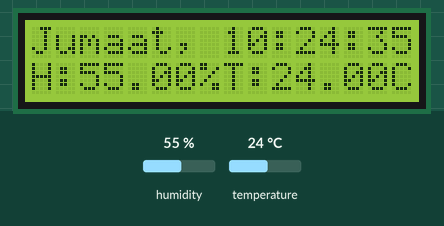
This sketch was run on a simulated ESP8266 (NodeMCU). On the bench: 16×2 character LCD. The inputs (shaded band) are chosen by the test bench; at power-on: humidity 55 %, temperature 24 °C. WiFi joins after 1.5 s; servers stay silent unless stated; network time is answered at once with the bench clock; the local clock reads 2024-03-15 10:24:30 at power-on unless the sketch sets it; what the sketch prints to the serial monitor is not drawn.

Above: at 5.8 s.
5.9 s: humidity set to 22 %
At 7.5 s:
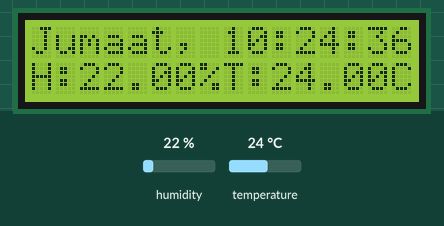
9.2 s: temperature set to 12 °C
At 11.7 s:
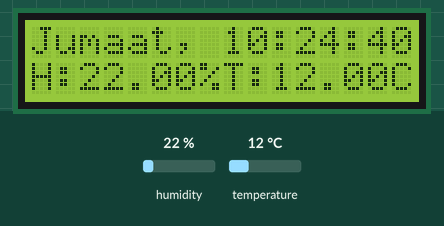
13.4 s: humidity set to 40 %
At 15.6 s:
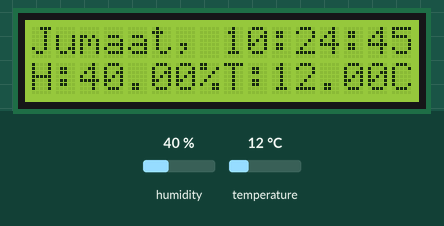
17.6 s: temperature set to 19 °C
At 20.0 s:
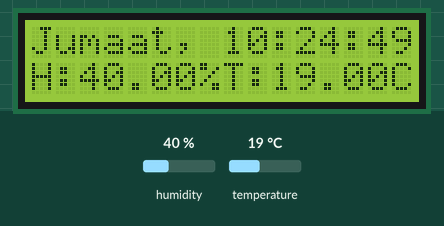
Timing chart, 0 to 21.5 s (numbered marks = the images above; inputs shaded):
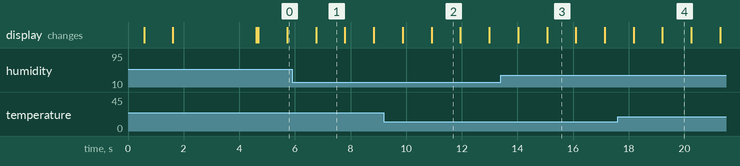

The sketch:

esp_clock_dht.ino
```cpp
#include <NTPClient.h>
#include <ESP8266WiFi.h>
#include <WiFiUdp.h>

#include <ESP8266HTTPClient.h>
#include "DHT.h"
#define DHTPIN 13
#define DHTTYPE DHT22
int Led_OnBoard = 2;
DHT dht(DHTPIN, DHTTYPE);

#include <LiquidCrystal_I2C.h>
LiquidCrystal_I2C  lcd(0x3f, 16,2);

const char *ssid     = "Azimi";
const char *password = "bismillah";

const long utcOffsetInSeconds = 25200;

char daysOfTheWeek[7][12] = {"Minggu", "Senin", "Selasa", "Rabu", "Kamis", "Jumaat", "Sabtu"};

// Define NTP Client to get time
WiFiUDP ntpUDP;
NTPClient timeClient(ntpUDP, "id.pool.ntp.org", utcOffsetInSeconds);

void setup(){
  Serial.begin(115200);
  dht.begin();

  lcd.begin();
  lcd.backlight();
  lcd.setCursor(0,0);
  lcd.print("WiFi Connecting");

  WiFi.begin(ssid, password);

  while ( WiFi.status() != WL_CONNECTED ) {
    delay ( 500 );
    Serial.print ( "." );


    lcd.print(".");
  }
  timeClient.begin();
  lcd.clear();
  lcd.setCursor(0,0);
  lcd.print("IP address: ");
  lcd.setCursor(0,1);
  lcd.println(WiFi.localIP());
  lcd.println(' ');
  delay(3000);
  lcd.clear();
}

void loop() {
  timeClient.update();
  lcd.setCursor(0, 0);
  lcd.print(daysOfTheWeek[timeClient.getDay()]);
  lcd.print(", ");
  lcd.println(timeClient.getFormattedTime());


  float h = dht.readHumidity();
  // Read temperature as Celsius (the default)
  float t = dht.readTemperature();
  // Read temperature as Fahrenheit (isFahrenheit = true)
  float f = dht.readTemperature(true);

  // Check if any reads failed and exit early (to try again).
  if (isnan(h) || isnan(t) || isnan(f)) {
    Serial.println(F("Failed to read from DHT sensor!"));
    delay(200);
    digitalWrite(Led_OnBoard, LOW);
    delay(200);
    digitalWrite(Led_OnBoard, HIGH);
    return;
  }
    // Compute heat index in Fahrenheit (the default)
  float hif = dht.computeHeatIndex(f, h);
  // Compute heat index in Celsius (isFahreheit = false)
  float hic = dht.computeHeatIndex(t, h, false);

  lcd.setCursor(0, 1);
  lcd.print(F("H:"));
  lcd.print(h);
  lcd.print("%");
  lcd.print(F("T:"));
  lcd.print(t);
  lcd.print(F("C"));
  lcd.println(' ');
  delay(1000);
}
```

Measured:
- what the display in image 1 shows lasts 1.0 s, from 6.8 s to 7.8 s
